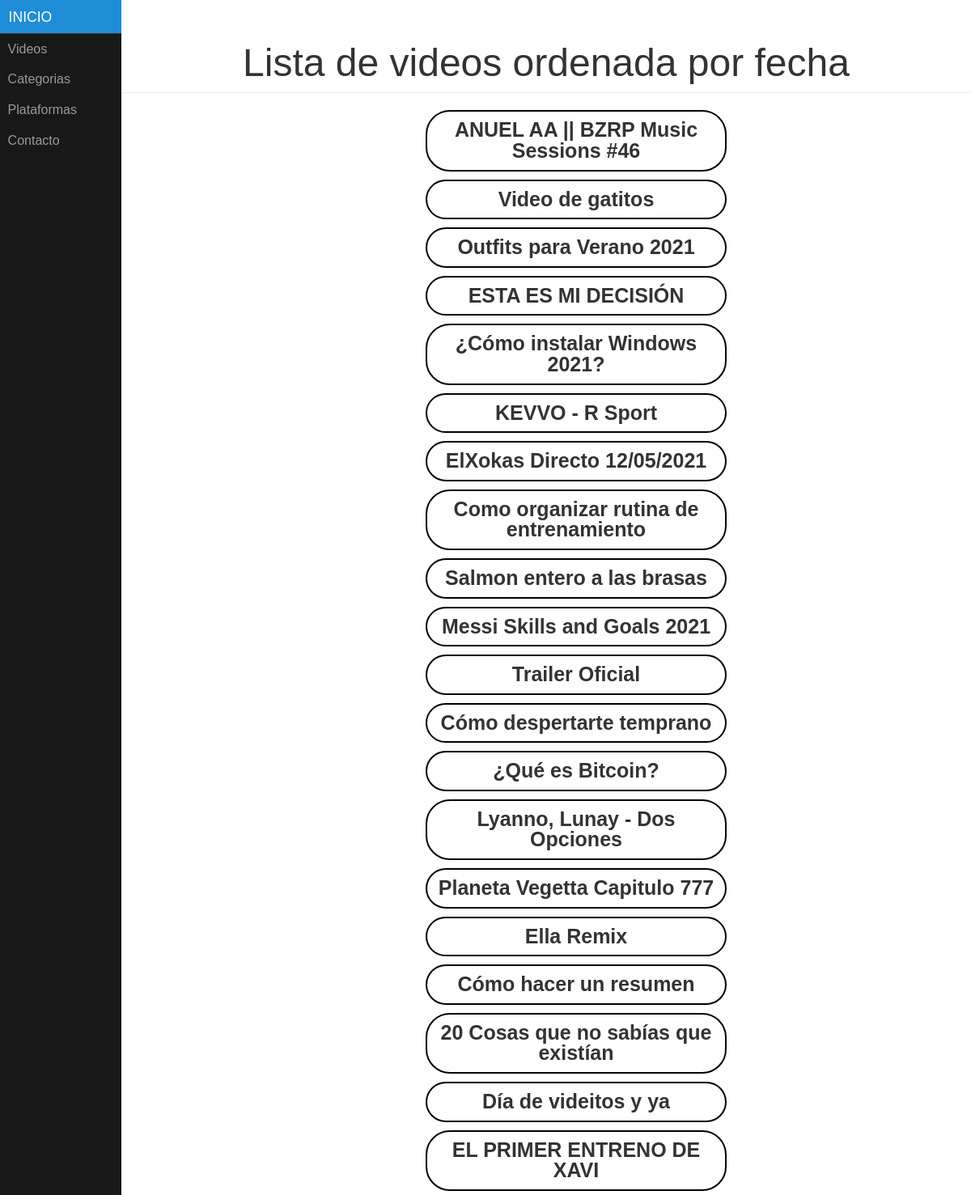
Screenshot of /videos/ with the database file from the repository.
### appTopVideo/models.py (models this page shows, shortened)
class Video(models.Model):
	identificador = models.CharField(max_length=50)
	nombre = models.CharField(max_length=50)
	fecha = models.DateField(default='1970-01-01')
	descripcion = models.CharField(max_length=100)
	miniatura = models.CharField(max_length=50)
	duracion = models.IntegerField()
	calidad = models.CharField(max_length=50)
	categoria = models.ForeignKey(Categoria, on_delete=models.CASCADE)
	plataformas = models.ManyToManyField(Plataforma)

### appTopVideo/views.py (the view)
# urls.py: path('videos/', views.videos, name="videos"),
def videos(request):
  videos= get_list_or_404(Video.objects.order_by('fecha'))
  context = {'lista_videos': videos }
  return render(request, 'videos.html', context)

### appTopVideo/templates/videos.html (shortened to what this page needs)
{% extends "base.html" %}
{% block cabecera %}
<h1>Lista de videos ordenada por fecha</h1>
{% endblock %}
{% block contenido %}
{% if lista_videos %}
<ul id="lista">
{% for v in lista_videos %}
<li><a href="{% url 'video' v.id%}">{{v.nombre}}</a></li>
{% endfor %}
</ul>
{% else %}
    <p>Actualmente no hay ningún video disponible.</p>
{% endif %}
{% endblock %}

### appTopVideo/static/assets/css/pure-min.css (style rules this page uses)
html { line-height:1.15;-webkit-text-size-adjust:100% }
body { margin:0 }
h1 { font-size:2em;margin:.67em 0 }
a { background-color:transparent }
html { font-family:sans-serif }

### appTopVideo/static/assets/css/styles.css (style rules this page uses)
#lista li { list-style: none; margin: auto; text-align: center; width: 50%; }
#lista li a { float: left; padding: 10px; width: 100%; border: 2px solid black; border-radius: 30px; text-decoration: none; font-weight: bold; color: #333; margin: 5px; font-size: 25px; }
body { color: #777; }
.header h1 { margin: 0.2em 0; font-size: 3em; font-weight: 300; }

### rows the page displays
Video: nombre "ANUEL AA || BZRP Music Sessions #46"
Video: nombre "Video de gatitos"
Video: nombre "Outfits para Verano 2021"
Video: nombre "ESTA ES MI DECISIÓN"
Video: nombre "¿Cómo instalar Windows 2021?"
Video: nombre "KEVVO - R Sport"
Video: nombre "ElXokas Directo 12/05/2021"
Video: nombre "Como organizar rutina de entrenamiento"
Video: nombre "Salmon entero a las brasas"
Video: nombre "Messi Skills and Goals 2021"
Video: nombre "Trailer Oficial"
Video: nombre "Cómo despertarte temprano"
Video: nombre "¿Qué es Bitcoin?"
Video: nombre "Lyanno, Lunay - Dos Opciones"
Video: nombre "Planeta Vegetta Capitulo 777"
Video: nombre "Ella Remix"
Video: nombre "Cómo hacer un resumen"
Video: nombre "20 Cosas que no sabías que existían"
Video: nombre "Día de videitos y ya"
Video: nombre "EL PRIMER ENTRENO DE XAVI"
